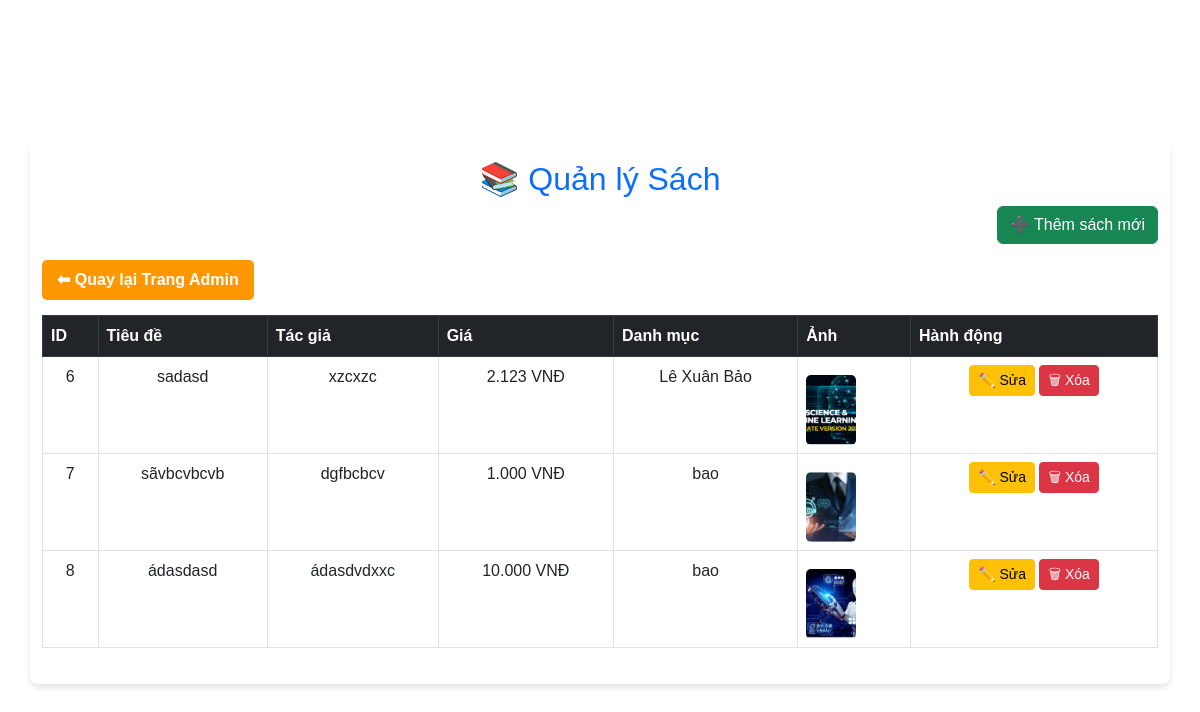
Screenshot of /index.php?action=manage_books (signed in) with the database file from the repository.
### tables this page shows
CREATE TABLE `books` (
  `id` int NOT NULL,
  `title` varchar(255) NOT NULL,
  `author` varchar(100) NOT NULL,
  `price` decimal(10,2) NOT NULL,
  `description` text,
  `image` varchar(255) DEFAULT NULL,
  `created_at` timestamp NULL DEFAULT CURRENT_TIMESTAMP,
  `category_id` int DEFAULT NULL
);

CREATE TABLE `categories` (
  `id` int NOT NULL,
  `name` varchar(255) NOT NULL,
  `created_at` timestamp NULL DEFAULT CURRENT_TIMESTAMP
);

### app/controllers/BookController.php (called while the page is built, shortened)
<?php
require_once __DIR__ . '/../models/Book.php';
class BookController {
    public function index() {
        $bookModel = new Book();
        $books = $bookModel->getAllBooks();
        include __DIR__ . '/../views/admin/books/index.php';
        exit();
    }
}
?>

### public/index.php (called while the page is built, shortened)
<?php
require_once __DIR__ . '/../routes/web.php';
?>

### app/models/Book.php (called while the page is built, shortened)
<?php
require_once 'Database.php';
class Book {
    private $conn;
    public function __construct() {
        $database = new Database();
        $this->conn = $database->getConnection();
    }
    public function getAllBooks() {
        $query = "SELECT books.*, categories.name AS category_name FROM books
                  LEFT JOIN categories ON books.category_id = categories.id";
        $stmt = $this->conn->prepare($query);
        if (!$stmt->execute()) {
            die("❌ Lỗi truy vấn database: " . implode(" ", $stmt->errorInfo()));
        }
        $books = $stmt->fetchAll(PDO::FETCH_ASSOC);
        return $books;
    }
}
?>

### app/models/Database.php (called while the page is built, shortened)
<?php
class Database {
    private $host = "localhost";
    private $db_name = "bookstore";
    private $username = "root";
    private $password = "";
    public function getConnection() {
        $this->conn = null;
        try {
            $this->conn = new PDO("mysql:host=" . $this->host . ";dbname=" . $this->db_name, $this->username, $this->password);
            $this->conn->setAttribute(PDO::ATTR_ERRMODE, PDO::ERRMODE_EXCEPTION);
        } catch (PDOException $exception) {
            echo "Connection error: " . $exception->getMessage();
        }
        return $this->conn;
    }
}
?>

### app/views/admin/books/index.php (the view, shortened to what this page needs)
<!DOCTYPE html>
<html lang="vi">
<head>
    <link rel="stylesheet" href="/PHP/baidoan/public/assets/css/admin.css">
    <link rel="stylesheet" href="https://cdn.jsdelivr.net/npm/bootstrap@5.3.0/dist/css/bootstrap.min.css">
</head>
<body>
    <div class="container mt-4">
        <h2 class="text-center text-primary">📚 Quản lý Sách</h2>
        <div class="text-end mb-3">
            <a href="index.php?action=add_book" class="btn btn-success">
                ➕ Thêm sách mới
            </a>
        </div>
<a href="index.php?action=admin_home" class="btn-back">⬅ Quay lại Trang Admin</a>
        <div class="table-responsive">
            <table class="table table-bordered table-hover">
                <thead class="table-dark">
                    <tr>
                        <th>ID</th>
                        <th>Tiêu đề</th>
                        <th>Tác giả</th>
                        <th>Giá</th>
                        <th>Danh mục</th>
                        <th>Ảnh</th>
                        <th>Hành động</th>
                    </tr>
                </thead>
                <tbody>
                    <?php if (!empty($books) && is_array($books)): ?>
                        <?php foreach ($books as $book): ?>
                        <tr>
                            <td><?= $book['id'] ?></td>
                            <td><?= htmlspecialchars($book['title']) ?></td>
                            <td><?= htmlspecialchars($book['author']) ?></td>
                            <td><?= number_format($book['price'], 0, ',', '.'); ?> VNĐ</td>
                            <td><?= htmlspecialchars($book['category_name']) ?></td>
                            <td>
    <?php
                        $imagePath = !empty($book['image']) ? "/PHP/baidoan/" . htmlspecialchars($book['image']) : "/PHP/baidoan/public/assets/images/no-image.png";
                        ?>
                        <img src="<?= $imagePath ?>" width="80" height="100"
                            onerror="this.onerror=null;this.src='/PHP/baidoan/public/assets/images/no-image.png';">
</td>
                            <td>
                                <a href="index.php?action=edit_book&id=<?= $book['id'] ?>" class="btn btn-warning btn-sm">
                                    ✏️ Sửa
                                </a>
                                <a href="index.php?action=delete_book&id=<?= $book['id'] ?>" class="btn btn-danger btn-sm"
                                   onclick="return confirm('Bạn có chắc chắn muốn xóa sách này?')">
                                    🗑 Xóa
                                </a>
                            </td>
                        </tr>
                        <?php endforeach; ?>
                    <?php else: ?>
                        <tr>
                            <td colspan="7" class="text-center text-danger">❌ Không có sách nào trong hệ thống.</td>
                        </tr>
                    <?php endif; ?>
                </tbody>
            </table>
        </div>
    </div>
</body>
</html>

### routes/web.php (shortened to what this page needs)
<?php
require_once __DIR__ . '/../app/controllers/BookController.php';
if (!empty($_GET['action'])) {
    switch ($_GET['action']) {
            case 'manage_books':
                $bookController = new BookController();
                $books = $bookController->index();
                include __DIR__ . '/../app/views/admin/books/index.php';
                exit();
    }
}
?>

### public/assets/css/admin.css (style rules this page uses)
* { margin: 0; padding: 0; box-sizing: border-box; font-family: Arial, sans-serif; }
body { background-color: #f8f9fa; display: flex; justify-content: center; align-items: center; height: 100vh; }
h2 { text-align: center; margin-bottom: 20px; color: #ff6600; }
table { width: 100%; border-collapse: collapse; background: white; }
th, td { border: 1px solid #ddd; padding: 12px; text-align: center; }
th { background: #ff6600; color: white; font-weight: bold; }
tr:nth-child(even) { background: #f9f9f9; }
td img { width: 50px; height: 70px; object-fit: cover; border-radius: 5px; }
h2 { text-align: center; color: #ff6600; margin-bottom: 20px; }
img { display: block; margin-top: 10px; border-radius: 5px; }
body { background-color: #f4f4f4; font-family: Arial, sans-serif; }
.container { max-width: 1100px; background: white; padding: 20px; border-radius: 8px; box-shadow: 0 4px 6px rgba(0, 0, 0, 0.1); }
h2 { font-weight: bold; }
.table img { border-radius: 5px; object-fit: cover; }
.btn { font-weight: bold; }
.btn-back { display: inline-block; background-color: #ff9800; color: white; padding: 8px 15px; margin-bottom: 15px; text-decoration: none; border-radius: 5px; font-weight: bold; }

### rows the page displays
books: id "6", title "sadasd", author "xzcxzc", price "2.123", category.name "Lê Xuân Bảo", image (picture)
books: id "7", title "sãvbcvbcvb", author "dgfbcbcv", price "1.000", category.name "bao", image (picture)
books: id "8", title "ádasdasd", author "ádasdvdxxc", price "10.000", category.name "bao", image (picture)
